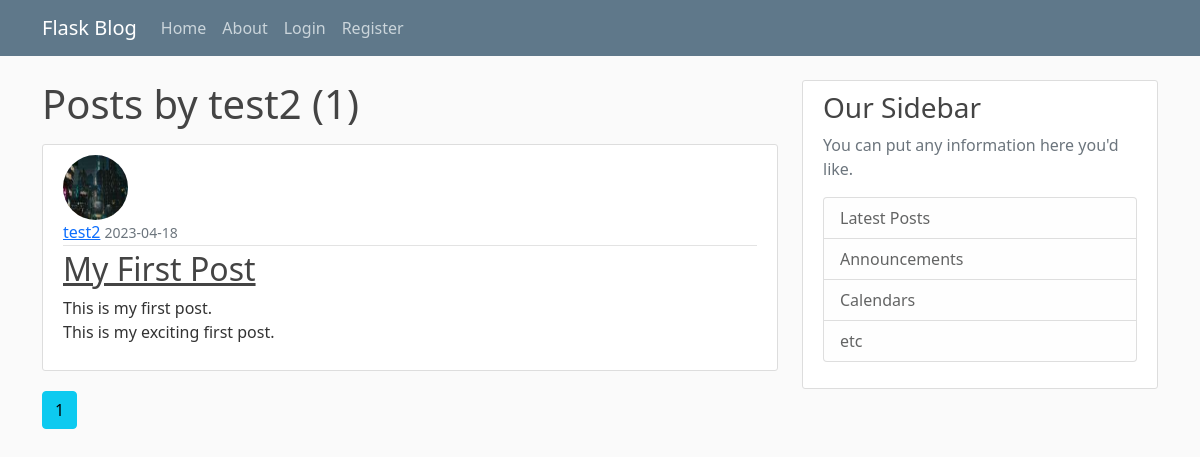
The page /user/test2 on the database as committed earlier.
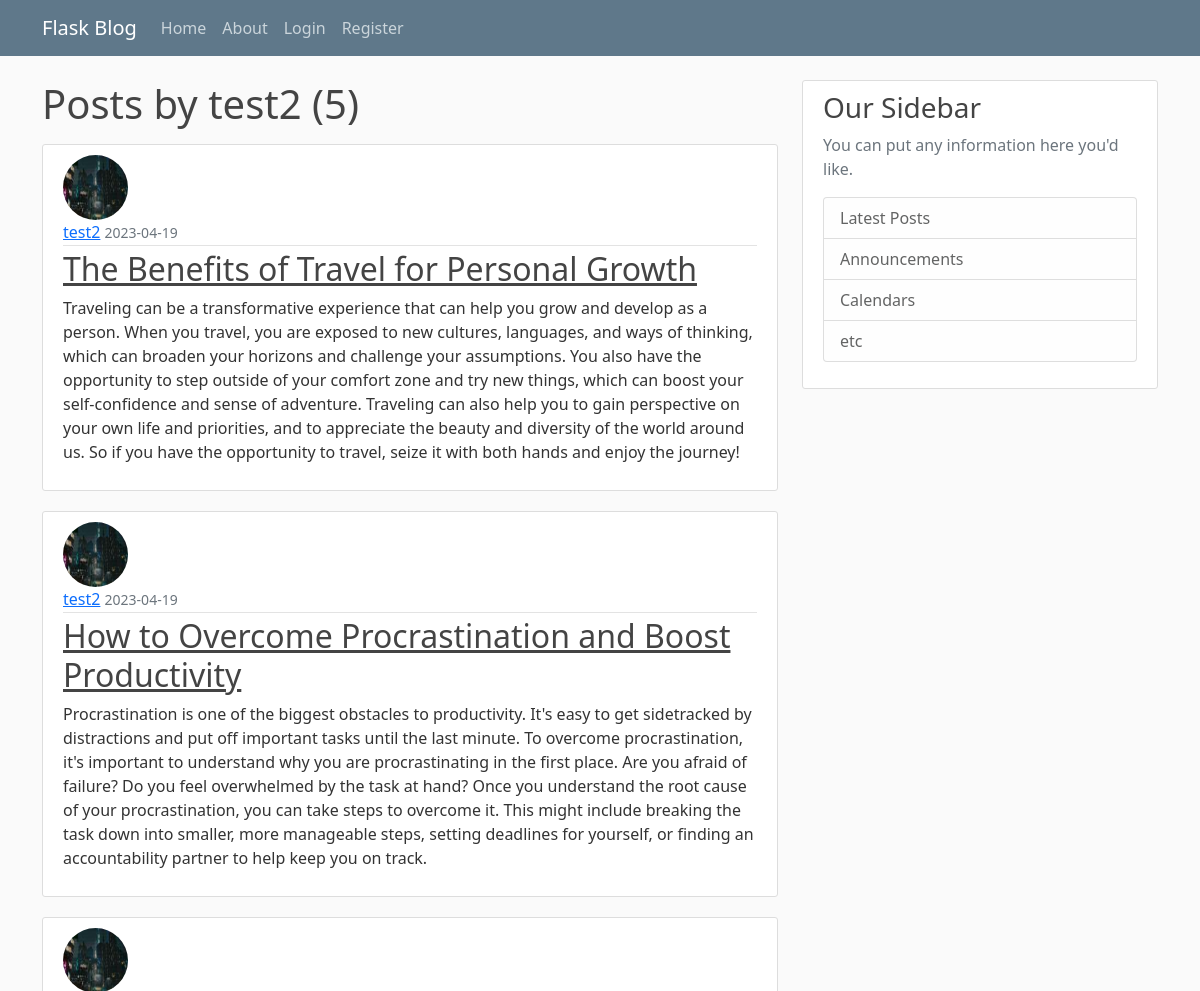
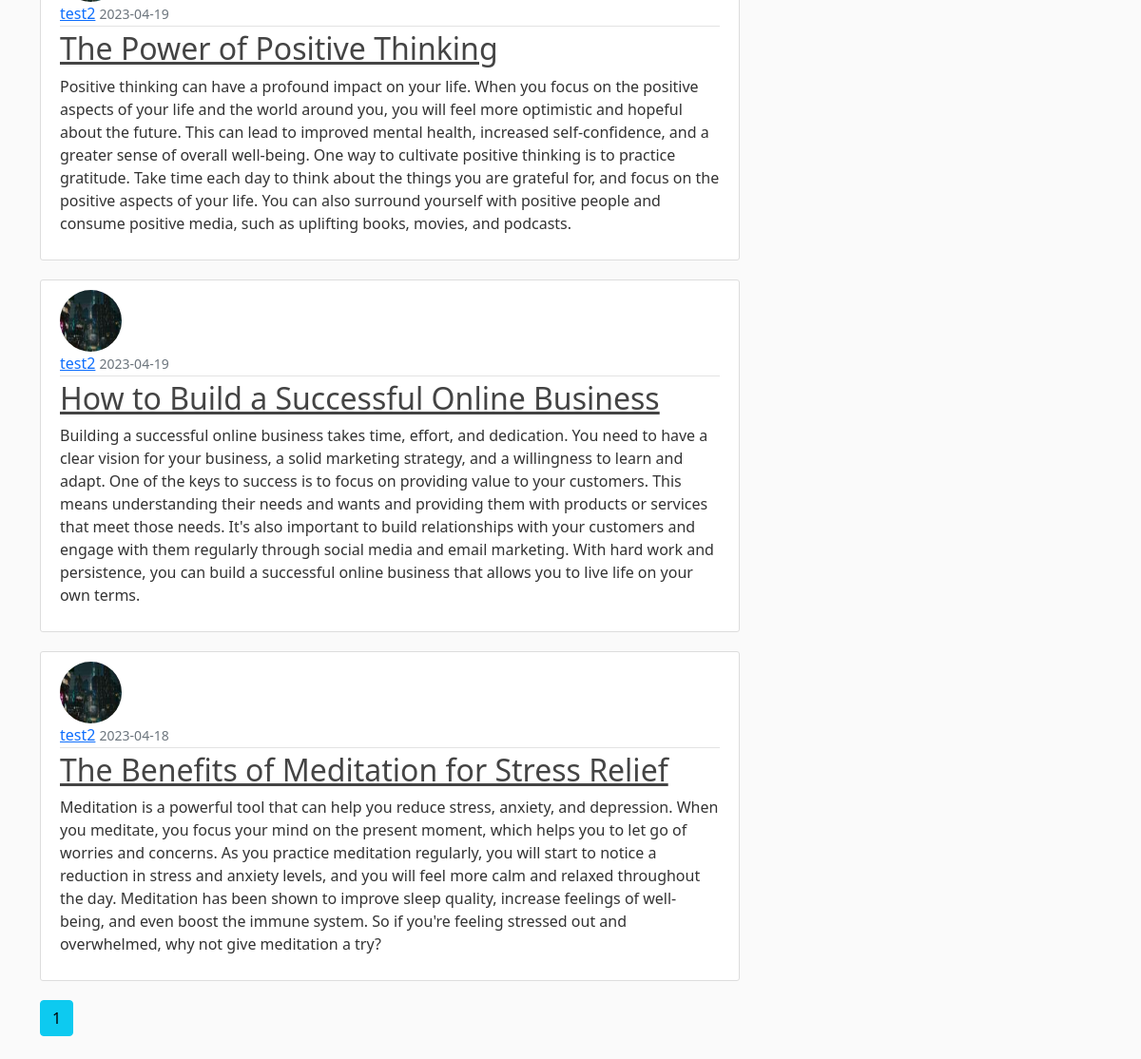
The same page on the database as committed later (2 pictures, top to bottom).
### flaskBlog/models.py (models this page shows, shortened)
class Users(db.Model, UserMixin):
    id = db.Column(db.Integer, primary_key=True)
    username = db.Column(db.String(20), unique=True, nullable=False)
    email = db.Column(db.String(120), unique=True, nullable=False)
    image_file = db.Column(db.String(20), nullable=False, default='default.jpg')
    password = db.Column(db.String(60), nullable=False)
    posts = db.relationship('Post', backref='author', lazy=True)

class Post(db.Model):
    id = db.Column(db.Integer, primary_key=True)
    title = db.Column(db.String(100), nullable=False)
    date_posted = db.Column(db.DateTime, nullable=False, default=datetime.utcnow)
    content = db.Column(db.Text, nullable=False)
    user_id = db.Column(db.Integer, db.ForeignKey('users.id'), nullable=False)

### flaskBlog/routes.py (the view)
@app.route("/user/<string:username>")
def user_posts(username):
    page = request.args.get('page', 1, type=int)
    user = Users.query.filter_by(username=username).first_or_404()
    posts = Post.query.filter_by(author=user)\
        .order_by(Post.date_posted.desc())\
        .paginate(page=page, per_page=5)
    return render_template('user_posts.html', posts=posts, user=user)

### flaskBlog/templates/user_posts.html
{% extends "layout.html" %}
{% block content %}
  <h1 class="mb-3">Posts by {{ user.username }} ({{ posts.total }})</h1>
  {% for post in posts.items %}
  <article class="media content-section">
    <img src="{{ url_for('static', filename='profile_pics/' + post.author.image_file )}}" alt="{{ post.author.username }} profile picture" class="rounded-circle article-img">
    <div class="media-body">
      <div class="article-metadata">
        <a class="mr-2" href="#">{{ post.author.username }}</a>
        <small class="text-muted">{{ post.date_posted.strftime('%Y-%m-%d') }}</small>
      </div>
      <h2><a class="article-title" href="{{ url_for('post', post_id=post.id ) }}">{{ post.title }}</a></h2>
      <p class="article-content">{{ post.content }}</p>
    </div>
  </article>
  {% endfor %}
  {% for page_num in posts.iter_pages(left_edge=1, right_edge=1, left_current=1, right_current=2) %}
    {% if page_num %}
      {% if posts.page == page_num %}
        <a class="btn btn-info mb-4" href="{{ url_for('user_posts', username=user.username, page=page_num )}}">{{ page_num }}</a>
      {% else %}
        <a class="btn btn-outline-info mb-4" href="{{ url_for('user_posts', username=user.username, page=page_num )}}">{{ page_num }}</a>
      {% endif %}
    {% else %}
      ...
    {% endif %}
  {% endfor %}
{% endblock content %}

### flaskBlog/templates/layout.html (shortened to what this page needs)
<!DOCTYPE html>
<html lang="en">
<head>
  <link href="https://cdn.jsdelivr.net/npm/bootstrap@5.0.2/dist/css/bootstrap.min.css"
        rel="stylesheet"
>
  <link rel="stylesheet"
        type="text/css"
        href="{{ url_for('static', filename='main.css') }}">
</head>
<body>
  <header class="site-header">
    <nav class="navbar navbar-expand-md navbar-dark bg-steel fixed-top">
      <div class="container">
        <a class="navbar-brand mr-4" href="/">Flask Blog</a>
        <div class="collapse navbar-collapse" id="navbarToggle">
          <div class="navbar-nav mr-auto">
            <a class="nav-item nav-link" href="{{ url_for('home') }}">Home</a>
            <a class="nav-item nav-link" href="{{ url_for('about') }}">About</a>
          </div>
          <div class="navbar-nav">
            {% if current_user.is_authenticated %}
              <a class="nav-item nav-link" href="{{ url_for('account') }}">Account</a>
              <a class="nav-item nav-link" href="{{ url_for('new_post') }}">New Post</a>
              <a class="nav-item nav-link" href="{{ url_for('logout') }}">Log Out</a>
            {% else %}
              <a class="nav-item nav-link" href="{{ url_for('login') }}">Login</a>
              <a class="nav-item nav-link" href="{{ url_for('register') }}">Register</a>
            {% endif %}
          </div>
        </div>
      </div>
    </nav>
  </header>
  <main role="main" class="container">
    <div class="row">
      <div class="col-md-8">
        {% block content %}{% endblock %}
      </div>
      <div class="col-md-4">
        <div class="content-section">
          <h3>Our Sidebar</h3>
          <p class='text-muted'>You can put any information here you'd like.
            <ul class="list-group">
              <li class="list-group-item list-group-item-light">Latest Posts</li>
              <li class="list-group-item list-group-item-light">Announcements</li>
              <li class="list-group-item list-group-item-light">Calendars</li>
              <li class="list-group-item list-group-item-light">etc</li>
            </ul>
          </p>
        </div>
      </div>
    </div>
  </main>
</body>
</html>

### flaskBlog/static/main.css (style rules this page uses)
body { background: #fafafa; color: #333333; margin-top: 5rem; }
h1, h2, h3, h4, h5, h6 { color: #444444; }
.bg-steel { background-color: #5f788a; }
.site-header .navbar-nav .nav-link { color: #cbd5db; }
.content-section { background: #ffffff; padding: 10px 20px; border: 1px solid #dddddd; border-radius: 3px; margin-bottom: 20px; }
.article-title { color: #444444; }
.article-content { white-space: pre-line; }
.article-img { height: 65px; width: 65px; margin-right: 16px; }
.article-metadata { padding-bottom: 1px; margin-bottom: 4px; border-bottom: 1px solid #e3e3e3 }

Rows that differ between the two databases and show on the page:
added Post: image_file (picture), author.username "test2", date_posted "2023-04-19", title "The Benefits of Travel for Personal Growth", content "Traveling can be a transformative experience that can help you grow and develop as a person. When you travel, you are exposed to new cultures, languages, and ways of thinking, which can broaden your horizons and challenge your assumptions. You also have the opportunity to step outside of your comfort zone and try new things, which can boost your self-confidence and sense of adventure. Traveling can also help you to gain perspective on your own life and priorities, and to appreciate the beauty and diversity of the world around us. So if you have the opportunity to travel, seize it with both hands and enjoy the journey!"
added Post: image_file (picture), author.username "test2", date_posted "2023-04-19", title "How to Overcome Procrastination and Boost Productivity", content "Procrastination is one of the biggest obstacles to productivity. It's easy to get sidetracked by distractions and put off important tasks until the last minute. To overcome procrastination, it's important to understand why you are procrastinating in the first place. Are you afraid of failure? Do you feel overwhelmed by the task at hand? Once you understand the root cause of your procrastination, you can take steps to overcome it. This might include breaking the task down into smaller, more manageable steps, setting deadlines for yourself, or finding an accountability partner to help keep you on track."
added Post: image_file (picture), author.username "test2", date_posted "2023-04-19", title "The Power of Positive Thinking", content "Positive thinking can have a profound impact on your life. When you focus on the positive aspects of your life and the world around you, you will feel more optimistic and hopeful about the future. This can lead to improved mental health, increased self-confidence, and a greater sense of overall well-being. One way to cultivate positive thinking is to practice gratitude. Take time each day to think about the things you are grateful for, and focus on the positive aspects of your life. You can also surround yourself with positive people and consume positive media, such as uplifting books, movies, and podcasts."
added Post: image_file (picture), author.username "test2", date_posted "2023-04-19", title "How to Build a Successful Online Business", content "Building a successful online business takes time, effort, and dedication. You need to have a clear vision for your business, a solid marketing strategy, and a willingness to learn and adapt. One of the keys to success is to focus on providing value to your customers. This means understanding their needs and wants and providing them with products or services that meet those needs. It's also important to build relationships with your customers and engage with them regularly through social media and email marketing. With hard work and persistence, you can build a successful online business that allows you to live life on your own terms."
changed Post: title "My First Post" → "The Benefits of Meditation for Stress Relief"; content "This is my first post. This is my exciting first post." → "Meditation is a powerful tool that can help you reduce stress, anxiety, and depression. When you meditate, you focus your mind on the present moment, which helps you to let go of worries and concerns. As you practice meditation regularly, you will start to notice a reduction in stress and anxiety levels, and you will feel more calm and relaxed throughout the day. Meditation has been shown to improve sleep quality, increase feelings of well-being, and even boost the immune system. So if you're feeling stressed out and overwhelmed, why not give meditation a try?"
Other text that changed with them:
{{ posts.total }}: "1" → "5"
